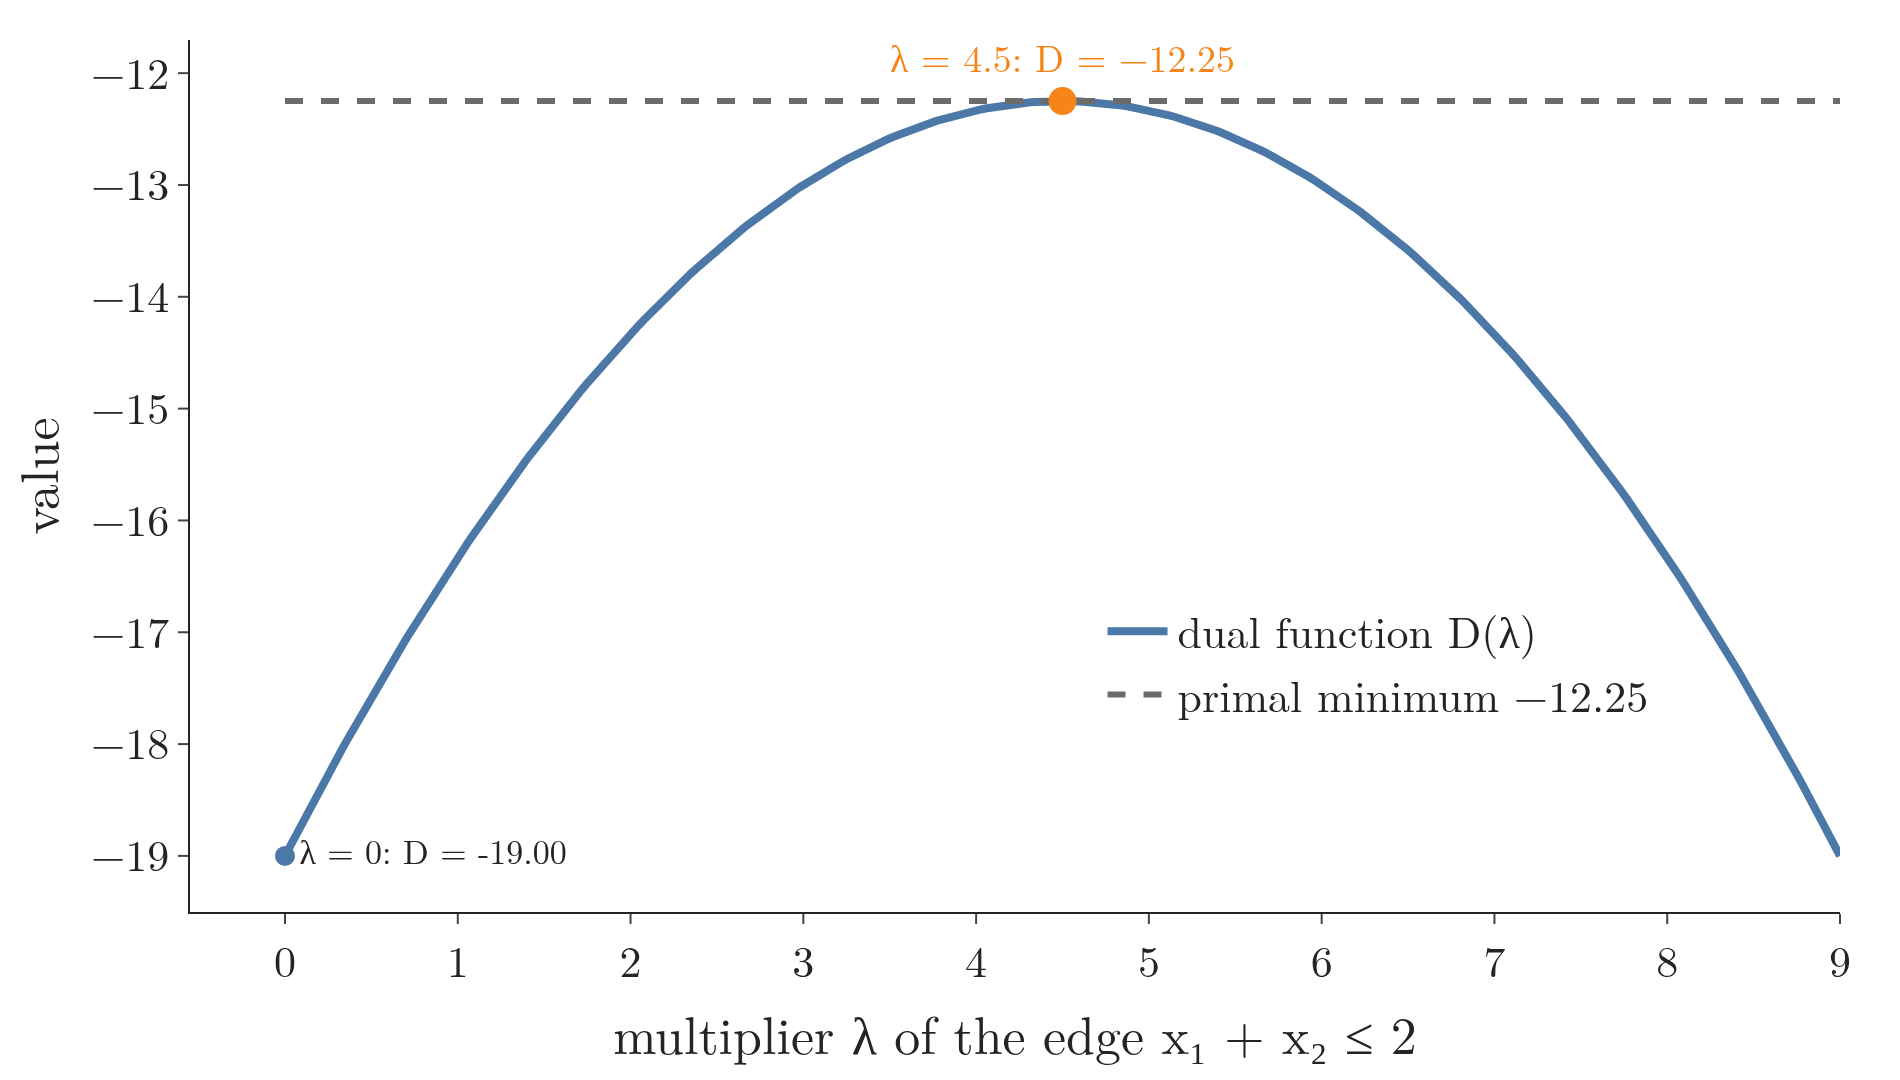

Recreate this plot in Python.
"""The dual function of the quadratic program along the edge multiplier lambda (the sign-constraint multipliers held
at 0) (Plotly): D(lambda) = -1/2 (c + a lambda)^T Q^-1 (c + a lambda) - 2 lambda with a = [1, 1]. It is a concave
curve below the primal minimum -12.25 and touches it at lambda = 4.5."""
from pathlib import Path
import numpy as np
import plotly.graph_objects as go
from gifkit import BLUE, FONT, GREY, ORANGE

here = Path(__file__).parent
Q, c, a = np.array([[2.0, 1], [1, 2]]), np.array([-8.0, -7]), np.array([1.0, 1])
Qi = np.linalg.inv(Q)
D = lambda l: -0.5 * (c + a * l) @ Qi @ (c + a * l) - 2 * l
ls = np.linspace(0, 9, 300)
vals = np.array([D(l) for l in ls])
assert np.isclose(D(4.5), -12.25) and abs(ls[np.argmax(vals)] - 4.5) < 0.02 and vals.max() <= -12.25 + 1e-9
fig = go.Figure([go.Scatter(x=ls, y=vals, mode="lines", line=dict(color=BLUE, width=4), name="dual function D(λ)"),
                 go.Scatter(x=[0, 9], y=[-12.25, -12.25], mode="lines", line=dict(color=GREY, width=3, dash="dash"),
                            name="primal minimum −12.25")])
fig.add_scatter(x=[4.5], y=[-12.25], mode="markers+text", text=["λ = 4.5: D = −12.25"], textposition="top center",
                textfont=dict(size=19, color=ORANGE), marker=dict(size=14, color=ORANGE), showlegend=False)
fig.add_scatter(x=[0], y=[D(0)], mode="markers+text", text=[f"λ = 0: D = {D(0):.2f}"], textposition="middle right",
                textfont=dict(size=17), marker=dict(size=10, color=BLUE), showlegend=False)
fig.update_layout(template="simple_white", width=950, height=540, font=FONT,
                  xaxis=dict(title="multiplier λ of the edge x₁ + x₂ ≤ 2"), yaxis=dict(title="value"),
                  legend=dict(x=0.55, y=0.2), margin=dict(l=80, r=30, t=20, b=70))
fig.write_image(here / "qp_dual.png", scale=2)
